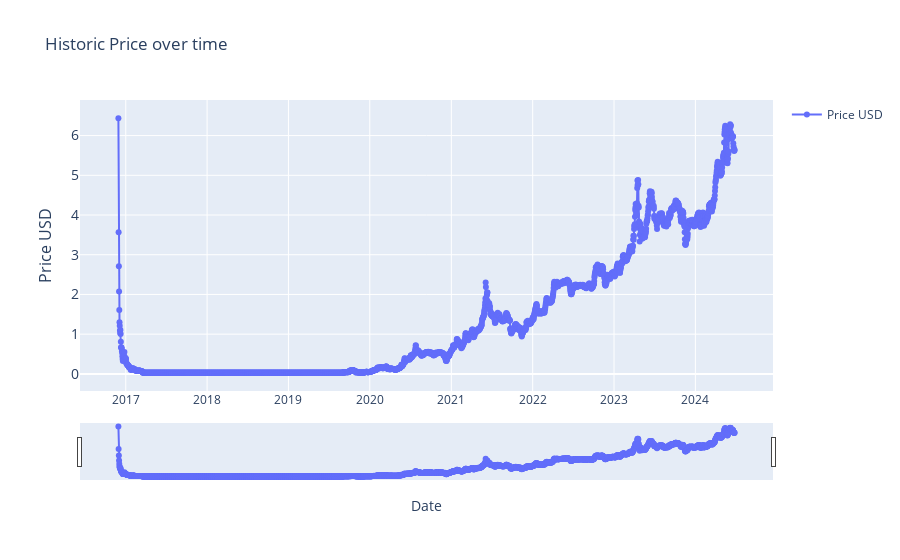

Notebook cell for this chart:
### Markdown cell above
### Historic Price (0)

### Code cell
# > Historic Price (Basic)

import plotly.graph_objects as go
import pandas as pd
from ipywidgets import interact, DatePicker
import numpy as np

# renames current item to df
df = current_item

# Function to update the graph based on the selected date range
def update_graph(start_date, end_date):
    # Filtering the data based on the date range
    mask = (df.index >= pd.to_datetime(start_date)) & (df.index <= pd.to_datetime(end_date))
    filtered_data = df.loc[mask]

    # Creating the plot
    fig = go.Figure()
    fig.add_trace(go.Scatter(x=filtered_data.index, y=filtered_data['price_usd'], mode='lines+markers', name='Price USD'))

    # Formatting
    fig.update_layout(
        title='Historic Price over time',
        xaxis_title='Date',
        yaxis_title='Price USD',
        yaxis=dict(
            title='Price USD',
            titlefont_size=16,
            tickfont_size=14,
        ),
        xaxis=dict(  # Added lines for range slider
            rangeslider=dict(
                visible=True
            ),
            type="date"
        ),
        showlegend=True

        )

    fig.show()


# Creating interactive widgets for date selection
start_date_picker = DatePicker(description='Start Date', value=current_item.index[0], disabled=False)
end_date_picker = DatePicker(description='End Date', value=current_item.index[-1], disabled=False)

# Display the interactive widget
interact(update_graph, start_date=start_date_picker, end_date=end_date_picker)

### Figure 1 — Plotly figure (JSON) as saved in the notebook; plotly's stock layout.template omitted (floating-point values rounded to 4 significant figures; data arrays with more than 128 entries replaced by an {"elided": "..."} marker saying what was removed)
{"data": [{"mode": "lines+markers", "name": "Price USD", "type": "scatter", "x": {"elided": "2766 str values"}, "y": {"elided": "2766 float values"}}], "layout": {"showlegend": true, "title": {"text": "Historic Price over time"}, "xaxis": {"rangeslider": {"visible": true}, "title": {"text": "Date"}, "type": "date"}, "yaxis": {"tickfont": {"size": 14}, "title": {"font": {"size": 16}, "text": "Price USD"}}}}
